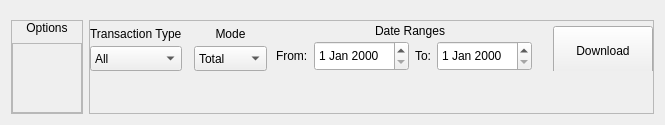
            <widget class="QWidget" name="stats_page">
             <property name="sizePolicy">
              <sizepolicy hsizetype="Expanding" vsizetype="Expanding">
               <horstretch>0</horstretch>
               <verstretch>0</verstretch>
              </sizepolicy>
             </property>
             <layout class="QHBoxLayout" name="horizontalLayout_32" stretch="6">
              <item>
               <widget class="QWidget" name="widget_40" native="true">
                <layout class="QHBoxLayout" name="horizontalLayout_33" stretch="2,6">
                 <property name="leftMargin">
                  <number>0</number>
                 </property>
                 <property name="rightMargin">
                  <number>0</number>
                 </property>
                 <property name="bottomMargin">
                  <number>0</number>
                 </property>
                 <item>
                  <widget class="QFrame" name="frame">
                   <property name="frameShape">
                    <enum>QFrame::Shape::StyledPanel</enum>
                   </property>
                   <property name="frameShadow">
                    <enum>QFrame::Shadow::Raised</enum>
                   </property>
                   <layout class="QVBoxLayout" name="verticalLayout_29">
                    <property name="spacing">
                     <number>8</number>
                    </property>
                    <property name="leftMargin">
                     <number>0</number>
                    </property>
                    <property name="topMargin">
                     <number>0</number>
                    </property>
                    <property name="rightMargin">
                     <number>0</number>
                    </property>
                    <property name="bottomMargin">
                     <number>0</number>
                    </property>
                    <item>
                     <widget class="QLabel" name="graphs_label">
                      <property name="text">
                       <string>Options</string>
                      </property>
                      <property name="alignment">
                       <set>Qt::AlignmentFlag::AlignCenter</set>
                      </property>
                     </widget>
                    </item>
                    <item>
                     <widget class="QScrollArea" name="scrollArea">
                      <property name="widgetResizable">
                       <bool>true</bool>
                      </property>
                      <widget class="QWidget" name="scrollAreaWidgetContents">
                       <property name="geometry">
                        <rect>
                         <x>0</x>
                         <y>0</y>
                         <width>199</width>
                         <height>432</height>
                        </rect>
                       </property>
                       <layout class="QVBoxLayout" name="verticalLayout_34"/>
                      </widget>
                     </widget>
                    </item>
                   </layout>
                  </widget>
                 </item>
                 <item>
                  <widget class="QFrame" name="frame_2">
                   <property name="frameShape">
                    <enum>QFrame::Shape::StyledPanel</enum>
                   </property>
                   <property name="frameShadow">
                    <enum>QFrame::Shadow::Raised</enum>
                   </property>
                   <layout class="QVBoxLayout" name="verticalLayout_30" stretch="0,1">
                    <property name="spacing">
                     <number>0</number>
                    </property>
                    <property name="leftMargin">
                     <number>0</number>
                    </property>
                    <property name="topMargin">
                     <number>0</number>
                    </property>
                    <property name="rightMargin">
                     <number>0</number>
                    </property>
                    <property name="bottomMargin">
                     <number>0</number>
                    </property>
                    <item>
                     <widget class="QWidget" name="widget_41" native="true">
                      <layout class="QHBoxLayout" name="horizontalLayout_34" stretch="0,0,0,0">
                       <property name="spacing">
                        <number>0</number>
                       </property>
                       <property name="leftMargin">
                        <number>0</number>
                       </property>
                       <property name="topMargin">
                        <number>0</number>
                       </property>
                       <property name="rightMargin">
                        <number>0</number>
                       </property>
                       <property name="bottomMargin">
                        <number>0</number>
                       </property>
                       <item>
                        <widget class="QWidget" name="widget_44" native="true">
                         <layout class="QVBoxLayout" name="verticalLayout_33">
                          <property name="spacing">
                           <number>0</number>
                          </property>
                          <property name="leftMargin">
                           <number>0</number>
                          </property>
                          <property name="topMargin">
                           <number>0</number>
                          </property>
                          <property name="rightMargin">
                           <number>12</number>
                          </property>
                          <property name="bottomMargin">
                           <number>0</number>
                          </property>
                          <item>
                           <widget class="QLabel" name="label">
                            <property name="text">
                             <string>Transaction Type</string>
                            </property>
                           </widget>
                          </item>
                          <item>
                           <widget class="QComboBox" name="transaction_type_box">
                            <property name="sizePolicy">
                             <sizepolicy hsizetype="Preferred" vsizetype="Preferred">
                              <horstretch>0</horstretch>
                              <verstretch>0</verstretch>
                             </sizepolicy>
                            </property>
                            <item>
                             <property name="text">
                              <string>All</string>
                             </property>
                            </item>
                            <item>
                             <property name="text">
                              <string>Income</string>
                             </property>
                            </item>
                            <item>
                             <property name="text">
                              <string>Expense</string>
                             </property>
                            </item>
                           </widget>
                          </item>
                         </layout>
                        </widget>
                       </item>
                       <item>
                        <widget class="QWidget" name="widget_43" native="true">
                         <layout class="QVBoxLayout" name="verticalLayout_32">
                          <property name="spacing">
                           <number>0</number>
                          </property>
                          <property name="leftMargin">
                           <number>0</number>
                          </property>
                          <property name="topMargin">
                           <number>0</number>
                          </property>
                          <property name="bottomMargin">
                           <number>0</number>
                          </property>
                          <item>
                           <widget class="QLabel" name="label_2">
                            <property name="text">
                             <string>Mode</string>
                            </property>
                            <property name="alignment">
                             <set>Qt::AlignmentFlag::AlignCenter</set>
                            </property>
                           </widget>
                          </item>
                          <item>
                           <widget class="QComboBox" name="value_box">
                            <property name="sizePolicy">
                             <sizepolicy hsizetype="Preferred" vsizetype="Preferred">
                              <horstretch>0</horstretch>
                              <verstretch>0</verstretch>
                             </sizepolicy>
                            </property>
                            <item>
                             <property name="text">
                              <string>Total</string>
                             </property>
                            </item>
                            <item>
                             <property name="text">
                              <string>Highest</string>
                             </property>
                            </item>
                            <item>
                             <property name="text">
                              <string>Lowest</string>
                             </property>
                            </item>
                           </widget>
                          </item>
                         </layout>
                        </widget>
                       </item>
                       <item>
                        <widget class="QWidget" name="widget_42" native="true">
                         <layout class="QVBoxLayout" name="verticalLayout_31">
                          <property name="spacing">
                           <number>1</number>
                          </property>
                          <property name="leftMargin">
                           <number>0</number>
                          </property>
                          <property name="topMargin">
                           <number>0</number>
                          </property>
                          <property name="bottomMargin">
                           <number>0</number>
                          </property>
                          <item>
                           <widget class="QLabel" name="label_3">
                            <property name="text">
                             <string>Date Ranges</string>
                            </property>
                            <property name="alignment">
                             <set>Qt::AlignmentFlag::AlignCenter</set>
                            </property>
                           </widget>
                          </item>
                          <item>
                           <widget class="QWidget" name="widget_45" native="true">
                            <layout class="QHBoxLayout" name="horizontalLayout_35">
                             <property name="spacing">
                              <number>-1</number>
                             </property>
                             <property name="leftMargin">
                              <number>0</number>
                             </property>
                             <property name="topMargin">
                              <number>0</number>
                             </property>
                             <property name="rightMargin">
                              <number>12</number>
                             </property>
                             <property name="bottomMargin">
                              <number>0</number>
                             </property>
                             <item>
                              <widget class="QLabel" name="label_4">
                               <property name="sizePolicy">
                                <sizepolicy hsizetype="Fixed" vsizetype="Preferred">
                                 <horstretch>0</horstretch>
                                 <verstretch>0</verstretch>
                                </sizepolicy>
                               </property>
                               <property name="text">
                                <string>From:</string>
                               </property>
                              </widget>
                             </item>
                             <item>
                              <widget class="QDateEdit" name="dateEdit">
                               <property name="sizePolicy">
                                <sizepolicy hsizetype="Preferred" vsizetype="Fixed">
                                 <horstretch>0</horstretch>
                                 <verstretch>0</verstretch>
                                </sizepolicy>
                               </property>
                               <property name="minimumSize">
                                <size>
                                 <width>0</width>
                                 <height>30</height>
                                </size>
                               </property>
                              </widget>
                             </item>
                             <item>
                              <widget class="QLabel" name="label_5">
                               <property name="sizePolicy">
                                <sizepolicy hsizetype="Fixed" vsizetype="Preferred">
                                 <horstretch>0</horstretch>
                                 <verstretch>0</verstretch>
                                </sizepolicy>
                               </property>
                               <property name="text">
                                <string>To:</string>
                               </property>
                              </widget>
                             </item>
                             <item>
                              <widget class="QDateEdit" name="dateEdit_2">
                               <property name="sizePolicy">
                                <sizepolicy hsizetype="Preferred" vsizetype="Fixed">
                                 <horstretch>0</horstretch>
                                 <verstretch>0</verstretch>
                                </sizepolicy>
                               </property>
                               <property name="minimumSize">
                                <size>
                                 <width>0</width>
                                 <height>30</height>
                                </size>
                               </property>
                              </widget>
                             </item>
                            </layout>
                           </widget>
                          </item>
                         </layout>
                        </widget>
                       </item>
                       <item>
                        <widget class="QPushButton" name="download_chart_button">
                         <property name="sizePolicy">
                          <sizepolicy hsizetype="Preferred" vsizetype="Fixed">
                           <horstretch>0</horstretch>
                           <verstretch>0</verstretch>
                          </sizepolicy>
                         </property>
                         <property name="minimumSize">
                          <size>
                           <width>100</width>
                           <height>50</height>
                          </size>
                         </property>
                         <property name="maximumSize">
                          <size>
                           <width>100</width>
                           <height>40</height>
                          </size>
                         </property>
                         <property name="text">
                          <string>Download</string>
                         </property>
                        </widget>
                       </item>
                      </layout>
                     </widget>
                    </item>
                    <item>
                     <widget class="QWidget" name="charts_widget" native="true">
                      <layout class="QVBoxLayout" name="verticalLayout_35"/>
                     </widget>
                    </item>
                   </layout>
                  </widget>
                 </item>
                </layout>
               </widget>
              </item>
             </layout>
            </widget>
